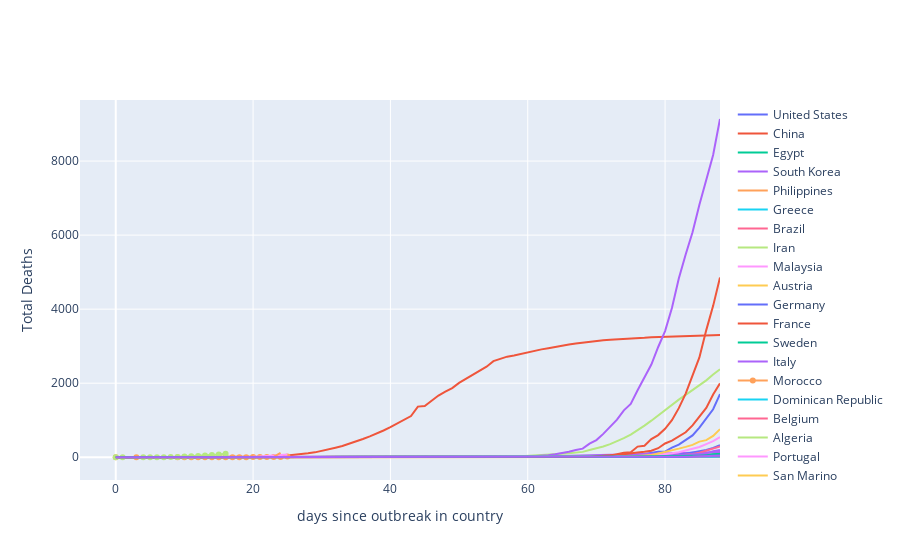

Source (notebook cell):
### Code cell
#lets make it more interactive with plotly
import plotly.graph_objects as go
traces_list = []
for item in country_list_s:
    dates = list(full_set.loc[full_set['location'] == item]['date'])
    x = [(day - dates[0]).days for day in dates]
    
    y = full_set.loc[full_set['location'] == item]['total_deaths']

    trace = go.Scatter(x=x,
            y=y,
            name = item,
            )
    traces_list.append(trace)

Layout = go.Layout(xaxis=dict(showgrid=True, zeroline=True, showticklabels=True),
                   yaxis=dict(showgrid=True, zeroline=True, showticklabels=True),
                   xaxis_title="days since outbreak in country",
                   yaxis_title="Total Deaths",
                    )

fig = go.Figure(data=traces_list, layout=Layout)
fig

### Figure 1 — Plotly figure (JSON) as saved in the notebook; plotly's stock layout.template omitted (floating-point values rounded to 4 significant figures)
{"data": [{"name": "United States", "type": "scatter", "x": [0, 1, 2, 3, 4, 5, 6, 7, 8, 9, 10, 11, 12, 13, 14, 15, 16, 17, 18, 19, 20, 21, 22, 23, 24, 25, 26, 27, 28, 29, 30, 31, 32, 33, 34, 35, 36, 37, 38, 39, 40, 41, 42, 43, 44, 45, 46, 47, 48, 49, 50, 51, 52, 53, 54, 55, 56, 57, 58, 59, 60, 61, 62, 63, 64, 65, 66, 67, 68, 69, 70, 71, 72, 73, 74, 75, 76, 77, 78, 79, 80, 81, 82, 83, 84, 85, 86, 87, 88], "y": [0, 0, 0, 0, 0, 0, 0, 0, 0, 0, 0, 0, 0, 0, 0, 0, 0, 0, 0, 0, 0, 0, 0, 0, 0, 0, 0, 0, 0, 0, 0, 0, 0, 0, 0, 0, 0, 0, 0, 0, 0, 0, 0, 0, 0, 0, 0, 0, 0, 0, 0, 0, 0, 0, 0, 0, 0, 0, 0, 0, 0, 1, 2, 6, 9, 11, 12, 14, 17, 21, 26, 28, 30, 40, 47, 57, 69, 85, 108, 150, 150, 260, 340, 471, 590, 801, 1050, 1296, 1707]}, {"name": "China", "type": "scatter", "x": [0, 1, 2, 3, 4, 5, 6, 7, 8, 9, 10, 11, 12, 13, 14, 15, 16, 17, 18, 19, 20, 21, 22, 23, 24, 25, 26, 27, 28, 29, 30, 31, 32, 33, 34, 35, 36, 37, 38, 39, 40, 41, 42, 43, 44, 45, 46, 47, 48, 49, 50, 51, 52, 53, 54, 55, 56, 57, 58, 59, 60, 61, 62, 63, 64, 65, 66, 67, 68, 69, 70, 71, 72, 73, 74, 75, 76, 77, 78, 79, 80, 81, 82, 83, 84, 85, 86, 87, 88], "y": [0, 0, 0, 0, 0, 0, 0, 0, 0, 0, 0, 1, 1, 1, 1, 2, 2, 2, 2, 3, 3, 6, 17, 17, 26, 41, 56, 81, 106, 132, 170, 213, 259, 304, 361, 426, 492, 564, 637, 723, 812, 909, 1017, 1114, 1368, 1381, 1524, 1666, 1771, 1869, 2008, 2120, 2238, 2347, 2445, 2595, 2665, 2717, 2746, 2790, 2837, 2872, 2914, 2946, 2983, 3014, 3044, 3072, 3099, 3122, 3139, 3161, 3172, 3179, 3194, 3203, 3217, 3226, 3242, 3250, 3254, 3261, 3267, 3276, 3283, 3287, 3293, 3298, 3301]}, {"name": "Egypt", "type": "scatter", "x": [0, 1, 2, 3, 4, 5, 6, 7, 8, 9, 10, 11, 12, 13, 14, 15, 16, 17, 18, 19, 20, 21, 22, 23, 24, 25, 26, 27, 28, 29, 30, 31, 32, 33, 34, 35, 36, 37, 38, 39, 40, 41, 42, 43, 44, 45, 46, 47, 48, 49, 50, 51, 52, 53, 54, 55, 56, 57, 58, 59, 60, 61, 62, 66, 67, 69, 70, 71, 72, 73, 74, 75, 76, 77, 78, 79, 80, 81, 82, 83, 84, 85, 86, 87, 88], "y": [0, 0, 0, 0, 0, 0, 0, 0, 0, 0, 0, 0, 0, 0, 0, 0, 0, 0, 0, 0, 0, 0, 0, 0, 0, 0, 0, 0, 0, 0, 0, 0, 0, 0, 0, 0, 0, 0, 0, 0, 0, 0, 0, 0, 0, 0, 0, 0, 0, 0, 0, 0, 0, 0, 0, 0, 0, 0, 0, 0, 0, 0, 0, 0, 0, 1, 1, 1, 1, 2, 2, 2, 2, 2, 4, 6, 6, 7, 8, 10, 14, 19, 21, 21, 24]}, {"name": "South Korea", "type": "scatter", "x": [0, 1, 2, 3, 4, 5, 6, 7, 8, 9, 10, 11, 12, 13, 14, 15, 16, 17, 18, 19, 20, 21, 22, 23, 24, 25, 26, 27, 28, 29, 30, 31, 32, 33, 34, 35, 36, 37, 38, 39, 40, 41, 42, 43, 44, 45, 46, 47, 48, 49, 50, 51, 52, 53, 54, 55, 56, 57, 58, 59, 60, 61, 62, 63, 64, 65, 66, 67, 68, 69, 70, 71, 72, 73, 74, 75, 76, 77, 78, 79, 80, 81, 82, 83, 84, 85, 86, 87, 88], "y": [0, 0, 0, 0, 0, 0, 0, 0, 0, 0, 0, 0, 0, 0, 0, 0, 0, 0, 0, 0, 0, 0, 0, 0, 0, 0, 0, 0, 0, 0, 0, 0, 0, 0, 0, 0, 0, 0, 0, 0, 0, 0, 0, 0, 0, 0, 0, 0, 0, 0, 0, 0, 1, 2, 5, 7, 8, 11, 12, 13, 16, 17, 22, 28, 32, 35, 42, 44, 50, 51, 54, 60, 66, 67, 72, 75, 75, 81, 86, 91, 100, 103, 104, 113, 120, 126, 131, 139, 144]}, {"name": "Philippines", "type": "scatter", "x": [0, 1, 2, 3, 4, 5, 6, 7, 8, 9, 10, 11, 12, 13, 14, 15, 16, 17, 18, 19, 20, 21, 22, 23, 24, 25, 26, 27, 28, 29, 30, 31, 32, 33, 34, 35, 36, 37, 38, 39, 40, 41, 42, 43, 44, 45, 46, 47, 48, 49, 50, 51, 52, 53, 54, 55, 56, 57, 58, 59, 60, 61, 62, 67, 68, 69, 70, 71, 72, 73, 74, 75, 76, 77, 78, 79, 80, 81, 82, 83, 84, 85, 86, 87, 88], "y": [0, 0, 0, 0, 0, 0, 0, 0, 0, 0, 0, 0, 0, 0, 0, 0, 0, 0, 0, 0, 0, 0, 0, 0, 0, 0, 0, 0, 0, 0, 0, 0, 0, 1, 1, 1, 1, 1, 1, 1, 1, 1, 1, 1, 1, 1, 1, 1, 1, 1, 1, 1, 1, 1, 1, 1, 1, 1, 1, 1, 1, 1, 1, 1, 1, 1, 1, 1, 2, 2, 6, 6, 12, 12, 14, 17, 18, 18, 25, 25, 33, 35, 38, 45, 54]}, {"name": "Greece", "type": "scatter", "x": [0, 1, 2, 3, 4, 5, 6, 7, 8, 9, 10, 11, 12, 13, 14, 15, 16, 17, 18, 19, 20, 21, 22, 23, 24, 25, 26, 27, 28, 29, 30, 31, 32, 33, 34, 35, 36, 37, 38, 39, 40, 41, 42, 43, 44, 45, 46, 47, 48, 49, 50, 51, 52, 53, 54, 55, 56, 57, 58, 59, 60, 61, 62, 65, 66, 67, 68, 69, 70, 71, 72, 73, 74, 75, 76, 77, 78, 79, 80, 81, 82, 83, 84, 85, 86, 87, 88], "y": [0, 0, 0, 0, 0, 0, 0, 0, 0, 0, 0, 0, 0, 0, 0, 0, 0, 0, 0, 0, 0, 0, 0, 0, 0, 0, 0, 0, 0, 0, 0, 0, 0, 0, 0, 0, 0, 0, 0, 0, 0, 0, 0, 0, 0, 0, 0, 0, 0, 0, 0, 0, 0, 0, 0, 0, 0, 0, 0, 0, 0, 0, 0, 0, 0, 0, 0, 0, 0, 0, 1, 1, 1, 3, 4, 4, 5, 5, 5, 8, 13, 15, 17, 20, 22, 26, 28]}, {"name": "Brazil", "type": "scatter", "x": [0, 1, 2, 3, 4, 5, 6, 7, 8, 9, 10, 11, 12, 13, 14, 15, 16, 17, 18, 19, 20, 21, 22, 23, 24, 25, 26, 27, 28, 29, 30, 31, 32, 33, 34, 35, 36, 37, 38, 39, 40, 41, 42, 43, 44, 45, 46, 47, 48, 49, 50, 51, 52, 53, 54, 55, 56, 57, 58, 59, 60, 61, 62, 65, 66, 67, 68, 69, 71, 72, 73, 74, 75, 76, 77, 78, 79, 80, 81, 82, 83, 84, 85, 86, 87, 88], "y": [0, 0, 0, 0, 0, 0, 0, 0, 0, 0, 0, 0, 0, 0, 0, 0, 0, 0, 0, 0, 0, 0, 0, 0, 0, 0, 0, 0, 0, 0, 0, 0, 0, 0, 0, 0, 0, 0, 0, 0, 0, 0, 0, 0, 0, 0, 0, 0, 0, 0, 0, 0, 0, 0, 0, 0, 0, 0, 0, 0, 0, 0, 0, 0, 0, 0, 0, 0, 0, 0, 0, 0, 0, 0, 0, 1, 4, 6, 11, 18, 25, 34, 46, 57, 77, 92]}, {"name": "Iran", "type": "scatter", "x": [0, 1, 2, 3, 4, 5, 6, 7, 8, 9, 10, 11, 12, 13, 14, 15, 16, 17, 18, 19, 20, 21, 22, 23, 24, 25, 26, 27, 28, 29, 30, 31, 32, 33, 34, 35, 36, 37, 38, 39, 40, 41, 42, 43, 44, 45, 46, 47, 48, 49, 50, 51, 52, 53, 54, 55, 56, 57, 58, 59, 60, 61, 62, 63, 64, 65, 66, 67, 68, 69, 70, 71, 72, 73, 74, 75, 76, 77, 78, 79, 80, 81, 82, 83, 84, 85, 86, 87, 88], "y": [0, 0, 0, 0, 0, 0, 0, 0, 0, 0, 0, 0, 0, 0, 0, 0, 0, 0, 0, 0, 0, 0, 0, 0, 0, 0, 0, 0, 0, 0, 0, 0, 0, 0, 0, 0, 0, 0, 0, 0, 0, 0, 0, 0, 0, 0, 0, 0, 0, 0, 0, 2, 2, 4, 5, 8, 12, 15, 19, 26, 34, 43, 54, 66, 77, 92, 107, 124, 145, 194, 237, 291, 354, 429, 514, 611, 724, 853, 988, 1135, 1284, 1433, 1556, 1685, 1812, 1934, 2077, 2234, 2378]}, {"name": "Malaysia", "type": "scatter", "x": [0, 1, 2, 3, 4, 5, 6, 7, 8, 9, 10, 11, 12, 13, 14, 15, 16, 17, 18, 19, 20, 21, 22, 23, 24, 25, 26, 27, 28, 29, 30, 31, 32, 33, 34, 35, 36, 37, 38, 39, 40, 41, 42, 43, 44, 45, 46, 47, 48, 49, 50, 51, 52, 53, 54, 55, 56, 57, 58, 59, 60, 61, 62, 64, 65, 66, 67, 68, 69, 70, 71, 72, 73, 74, 75, 76, 77, 78, 79, 80, 81, 82, 83, 84, 85, 86, 87, 88], "y": [0, 0, 0, 0, 0, 0, 0, 0, 0, 0, 0, 0, 0, 0, 0, 0, 0, 0, 0, 0, 0, 0, 0, 0, 0, 0, 0, 0, 0, 0, 0, 0, 0, 0, 0, 0, 0, 0, 0, 0, 0, 0, 0, 0, 0, 0, 0, 0, 0, 0, 0, 0, 0, 0, 0, 0, 0, 0, 0, 0, 0, 0, 0, 0, 0, 0, 0, 0, 0, 0, 0, 0, 0, 0, 0, 0, 0, 2, 2, 2, 2, 4, 10, 14, 15, 19, 23, 26]}, {"name": "Austria", "type": "scatter", "x": [0, 1, 2, 3, 4, 5, 6, 7, 8, 9, 10, 11, 12, 13, 14, 15, 16, 17, 18, 19, 20, 21, 22, 23, 24, 25, 26, 27, 28, 29, 30, 31, 32, 33, 34, 35, 36, 37, 38, 39, 40, 41, 42, 43, 44, 45, 46, 47, 48, 49, 50, 51, 52, 53, 54, 55, 56, 57, 58, 59, 60, 61, 62, 63, 64, 65, 66, 67, 68, 69, 70, 71, 72, 73, 74, 75, 76, 77, 78, 79, 80, 81, 82, 83, 84, 85, 86, 87, 88], "y": [0, 0, 0, 0, 0, 0, 0, 0, 0, 0, 0, 0, 0, 0, 0, 0, 0, 0, 0, 0, 0, 0, 0, 0, 0, 0, 0, 0, 0, 0, 0, 0, 0, 0, 0, 0, 0, 0, 0, 0, 0, 0, 0, 0, 0, 0, 0, 0, 0, 0, 0, 0, 0, 0, 0, 0, 0, 0, 0, 0, 0, 0, 0, 0, 0, 0, 0, 0, 0, 0, 0, 0, 0, 1, 1, 1, 1, 3, 3, 4, 6, 6, 8, 16, 25, 30, 34, 52, 68]}, {"name": "Germany", "type": "scatter", "x": [0, 1, 2, 3, 4, 5, 6, 7, 8, 9, 10, 11, 12, 13, 14, 15, 16, 17, 18, 19, 20, 21, 22, 23, 24, 25, 26, 27, 28, 29, 30, 31, 32, 33, 34, 35, 36, 37, 38, 39, 40, 41, 42, 43, 44, 45, 46, 47, 48, 49, 50, 51, 52, 53, 54, 55, 56, 57, 58, 59, 60, 61, 62, 63, 64, 65, 66, 67, 68, 69, 70, 71, 72, 73, 74, 75, 76, 77, 78, 79, 80, 81, 82, 83, 84, 85, 86, 87, 88], "y": [0, 0, 0, 0, 0, 0, 0, 0, 0, 0, 0, 0, 0, 0, 0, 0, 0, 0, 0, 0, 0, 0, 0, 0, 0, 0, 0, 0, 0, 0, 0, 0, 0, 0, 0, 0, 0, 0, 0, 0, 0, 0, 0, 0, 0, 0, 0, 0, 0, 0, 0, 0, 0, 0, 0, 0, 0, 0, 0, 0, 0, 0, 0, 0, 0, 0, 0, 0, 0, 0, 2, 2, 3, 5, 5, 8, 12, 13, 13, 13, 43, 45, 67, 94, 126, 149, 198, 253, 325]}, {"name": "France", "type": "scatter", "x": [0, 1, 2, 3, 4, 5, 6, 7, 8, 9, 10, 11, 12, 13, 14, 15, 16, 17, 18, 19, 20, 21, 22, 23, 24, 25, 26, 27, 28, 29, 30, 31, 32, 33, 34, 35, 36, 37, 38, 39, 40, 41, 42, 43, 44, 45, 46, 47, 48, 49, 50, 51, 52, 53, 54, 55, 56, 57, 58, 59, 60, 61, 62, 63, 64, 65, 66, 67, 68, 69, 70, 71, 72, 73, 74, 75, 76, 77, 78, 79, 80, 81, 82, 83, 84, 85, 86, 87, 88], "y": [0, 0, 0, 0, 0, 0, 0, 0, 0, 0, 0, 0, 0, 0, 0, 0, 0, 0, 0, 0, 0, 0, 0, 0, 0, 0, 0, 0, 0, 0, 0, 0, 0, 0, 0, 0, 0, 0, 0, 0, 0, 0, 0, 0, 0, 0, 1, 1, 1, 1, 1, 1, 1, 1, 1, 1, 1, 1, 2, 2, 2, 2, 2, 3, 4, 4, 7, 9, 10, 19, 30, 33, 48, 61, 79, 91, 127, 148, 175, 244, 372, 450, 562, 674, 860, 1100, 1331, 1696, 1995]}, {"name": "Sweden", "type": "scatter", "x": [0, 1, 2, 3, 4, 5, 6, 7, 8, 9, 10, 11, 12, 13, 14, 15, 16, 17, 18, 19, 20, 21, 22, 23, 24, 25, 26, 27, 28, 29, 30, 31, 32, 33, 34, 35, 36, 37, 38, 39, 40, 41, 42, 43, 44, 45, 46, 47, 48, 49, 50, 51, 52, 53, 54, 55, 56, 57, 58, 59, 60, 61, 62, 63, 64, 65, 66, 67, 68, 69, 70, 71, 72, 73, 74, 75, 76, 77, 78, 79, 80, 81, 82, 83, 84, 85, 86, 87, 88], "y": [0, 0, 0, 0, 0, 0, 0, 0, 0, 0, 0, 0, 0, 0, 0, 0, 0, 0, 0, 0, 0, 0, 0, 0, 0, 0, 0, 0, 0, 0, 0, 0, 0, 0, 0, 0, 0, 0, 0, 0, 0, 0, 0, 0, 0, 0, 0, 0, 0, 0, 0, 0, 0, 0, 0, 0, 0, 0, 0, 0, 0, 0, 0, 0, 0, 0, 0, 0, 0, 0, 0, 0, 1, 1, 1, 1, 3, 7, 8, 10, 10, 16, 20, 21, 25, 36, 42, 66, 92]}, {"name": "Italy", "type": "scatter", "x": [0, 1, 2, 3, 4, 5, 6, 7, 8, 9, 10, 11, 12, 13, 14, 15, 16, 17, 18, 19, 20, 21, 22, 23, 24, 25, 26, 27, 28, 29, 30, 31, 32, 33, 34, 35, 36, 37, 38, 39, 40, 41, 42, 43, 44, 45, 46, 47, 48, 49, 50, 51, 52, 53, 54, 55, 56, 57, 58, 59, 60, 61, 62, 63, 64, 65, 66, 67, 68, 69, 70, 71, 72, 73, 74, 75, 76, 77, 78, 79, 80, 81, 82, 83, 84, 85, 86, 87, 88], "y": [0, 0, 0, 0, 0, 0, 0, 0, 0, 0, 0, 0, 0, 0, 0, 0, 0, 0, 0, 0, 0, 0, 0, 0, 0, 0, 0, 0, 0, 0, 0, 0, 0, 0, 0, 0, 0, 0, 0, 0, 0, 0, 0, 0, 0, 0, 0, 0, 0, 0, 0, 0, 0, 0, 2, 2, 6, 11, 12, 17, 21, 29, 35, 52, 80, 107, 148, 197, 233, 366, 464, 631, 827, 1016, 1268, 1441, 1811, 2158, 2505, 2978, 3407, 4032, 4827, 5476, 6077, 6820, 7505, 8165, 9136]}, {"name": "Morocco", "type": "scatter", "x": [0, 3, 9, 10, 11, 12, 13, 14, 15, 16, 17, 18, 19, 20, 21, 22, 23, 24, 25], "y": [0, 0, 1, 1, 1, 1, 1, 1, 2, 2, 2, 3, 3, 4, 4, 5, 6, 10, 23]}, {"name": "Dominican Republic", "type": "scatter", "x": [0, 1, 2, 3, 4, 5, 6, 7, 8, 9, 10, 11, 12, 13, 14, 15, 16, 17, 18, 19, 20, 21, 22, 23, 24, 25, 26, 27, 28, 29, 30, 31, 32, 33, 34, 35, 36, 37, 38, 39, 40, 41, 42, 43, 44, 45, 46, 47, 48, 49, 50, 51, 52, 53, 54, 55, 56, 57, 58, 59, 60, 61, 62, 67, 70, 74, 75, 76, 77, 78, 79, 80, 81, 82, 83, 84, 85, 86, 87, 88], "y": [0, 0, 0, 0, 0, 0, 0, 0, 0, 0, 0, 0, 0, 0, 0, 0, 0, 0, 0, 0, 0, 0, 0, 0, 0, 0, 0, 0, 0, 0, 0, 0, 0, 0, 0, 0, 0, 0, 0, 0, 0, 0, 0, 0, 0, 0, 0, 0, 0, 0, 0, 0, 0, 0, 0, 0, 0, 0, 0, 0, 0, 0, 0, 0, 0, 0, 0, 0, 0, 0, 0, 0, 2, 3, 3, 3, 6, 10, 10, 20]}, {"name": "Belgium", "type": "scatter", "x": [0, 1, 2, 3, 4, 5, 6, 7, 8, 9, 10, 11, 12, 13, 14, 15, 16, 17, 18, 19, 20, 21, 22, 23, 24, 25, 26, 27, 28, 29, 30, 31, 32, 33, 34, 35, 36, 37, 38, 39, 40, 41, 42, 43, 44, 45, 46, 47, 48, 49, 50, 51, 52, 53, 54, 55, 56, 57, 58, 59, 60, 61, 62, 63, 64, 65, 66, 67, 68, 69, 70, 71, 72, 73, 74, 75, 76, 77, 78, 79, 80, 81, 82, 83, 84, 85, 86, 87, 88], "y": [0, 0, 0, 0, 0, 0, 0, 0, 0, 0, 0, 0, 0, 0, 0, 0, 0, 0, 0, 0, 0, 0, 0, 0, 0, 0, 0, 0, 0, 0, 0, 0, 0, 0, 0, 0, 0, 0, 0, 0, 0, 0, 0, 0, 0, 0, 0, 0, 0, 0, 0, 0, 0, 0, 0, 0, 0, 0, 0, 0, 0, 0, 0, 0, 0, 0, 0, 0, 0, 0, 0, 0, 3, 3, 3, 4, 4, 5, 5, 14, 21, 37, 67, 75, 88, 122, 178, 220, 289]}, {"name": "Algeria", "type": "scatter", "x": [0, 1, 2, 3, 4, 5, 6, 7, 8, 9, 10, 11, 12, 13, 14, 15, 16, 17, 18, 19, 20, 21, 22, 23, 24, 25, 26, 27, 28, 29, 30, 31, 32, 33, 34, 35, 36, 37, 38, 39, 40, 41, 42, 43, 44, 45, 46, 47, 48, 49, 50, 51, 52, 53, 54, 55, 56, 57, 58, 59, 60, 61, 62, 64, 65, 66, 69, 72, 73, 74, 75, 76, 77, 78, 79, 80, 81, 82, 83, 84, 85, 86, 87, 88], "y": [0, 0, 0, 0, 0, 0, 0, 0, 0, 0, 0, 0, 0, 0, 0, 0, 0, 0, 0, 0, 0, 0, 0, 0, 0, 0, 0, 0, 0, 0, 0, 0, 0, 0, 0, 0, 0, 0, 0, 0, 0, 0, 0, 0, 0, 0, 0, 0, 0, 0, 0, 0, 0, 0, 0, 0, 0, 0, 0, 0, 0, 0, 0, 0, 0, 0, 0, 0, 1, 2, 2, 4, 4, 5, 6, 7, 10, 10, 15, 17, 17, 17, 21, 21]}, {"name": "Portugal", "type": "scatter", "x": [0, 1, 2, 3, 4, 5, 6, 7, 8, 9, 10, 11, 12, 13, 14, 15, 16, 17, 18, 19, 20, 21, 22, 23, 24, 25], "y": [0, 0, 0, 0, 0, 0, 0, 0, 0, 0, 0, 0, 0, 0, 0, 1, 2, 3, 6, 12, 14, 23, 33, 43, 60, 76]}, {"name": "San Marino", "type": "scatter", "x": [0, 1, 2, 3, 4, 5, 6, 7, 8, 9, 10, 11, 12, 13, 14, 15, 16, 17, 18, 19, 20, 21, 22, 23, 24, 25, 26, 27, 28, 29, 30, 31, 32, 33, 34, 35, 36, 37, 38, 39, 40, 41, 42, 43, 44, 45, 46, 47, 48, 49, 50, 51, 52, 53, 54, 55, 56, 57, 58, 59, 60, 61, 62, 64, 65, 66, 67, 68, 69, 70, 71, 72, 73, 74, 75, 76, 77, 78, 79, 80, 81, 82, 83, 84, 85, 86, 87, 88], "y": [0, 0, 0, 0, 0, 0, 0, 0, 0, 0, 0, 0, 0, 0, 0, 0, 0, 0, 0, 0, 0, 0, 0, 0, 0, 0, 0, 0, 0, 0, 0, 0, 0, 0, 0, 0, 0, 0, 0, 0, 0, 0, 0, 0, 0, 0, 0, 0, 0, 0, 0, 0, 0, 0, 0, 0, 0, 0, 0, 0, 0, 0, 1, 1, 1, 1, 1, 1, 1, 2, 2, 3, 5, 5, 5, 7, 9, 11, 14, 14, 14, 20, 20, 20, 21, 21, 21, 21]}, {"name": "Ireland", "type": "scatter", "x": [0, 1, 2, 3, 4, 5, 6, 7, 8, 9, 10, 11, 12, 13, 14, 15, 16, 17, 18, 19, 20, 21, 22, 23, 24, 25, 26, 27, 28, 29, 30, 31, 32, 33, 34, 35, 36, 37, 38, 39, 40, 41, 42, 43, 44, 45, 46, 47, 48, 49, 50, 51, 52, 53, 54, 55, 56, 57, 58, 59, 60, 61, 62, 64, 65, 66, 67, 68, 69, 71, 72, 73, 74, 75, 76, 77, 78, 79, 80, 81, 82, 83, 84, 85, 86, 87, 88], "y": [0, 0, 0, 0, 0, 0, 0, 0, 0, 0, 0, 0, 0, 0, 0, 0, 0, 0, 0, 0, 0, 0, 0, 0, 0, 0, 0, 0, 0, 0, 0, 0, 0, 0, 0, 0, 0, 0, 0, 0, 0, 0, 0, 0, 0, 0, 0, 0, 0, 0, 0, 0, 0, 0, 0, 0, 0, 0, 0, 0, 0, 0, 0, 0, 0, 0, 0, 0, 0, 0, 1, 1, 1, 2, 2, 2, 2, 2, 3, 3, 3, 4, 6, 7, 9, 19, 22]}, {"name": "Canada", "type": "scatter", "x": [0, 1, 2, 3, 4, 5, 6, 7, 8, 9, 10, 11, 12, 13, 14, 15, 16, 17, 18, 19, 20, 21, 22, 23, 24, 25, 26, 27, 28, 29, 30, 31, 32, 33, 34, 35, 36, 37, 38, 39, 40, 41, 42, 43, 44, 45, 46, 47, 48, 49, 50, 51, 52, 53, 54, 55, 56, 57, 58, 59, 60, 61, 62, 63, 64, 65, 66, 67, 68, 69, 70, 71, 72, 73, 74, 75, 76, 77, 78, 79, 80, 81, 82, 83, 84, 85, 86, 87, 88], "y": [0, 0, 0, 0, 0, 0, 0, 0, 0, 0, 0, 0, 0, 0, 0, 0, 0, 0, 0, 0, 0, 0, 0, 0, 0, 0, 0, 0, 0, 0, 0, 0, 0, 0, 0, 0, 0, 0, 0, 0, 0, 0, 0, 0, 0, 0, 0, 0, 0, 0, 0, 0, 0, 0, 0, 0, 0, 0, 0, 0, 0, 0, 0, 0, 0, 0, 0, 0, 0, 0, 1, 1, 1, 1, 1, 1, 1, 4, 8, 9, 10, 12, 13, 18, 24, 27, 35, 39, 53]}, {"name": "Indonesia", "type": "scatter", "x": [0, 1, 2, 3, 4, 5, 6, 7, 8, 9, 10, 11, 12, 13, 14, 15, 16, 17, 18, 19, 20, 21, 22, 23, 24, 25, 26, 27, 28, 29, 30, 31, 32, 33, 34, 35, 36, 37, 38, 39, 40, 41, 42, 43, 44, 45, 46, 47, 48, 49, 50, 51, 52, 53, 54, 55, 56, 57, 58, 59, 60, 61, 62, 67, 69, 71, 72, 74, 75, 76, 77, 78, 79, 80, 81, 82, 83, 84, 85, 86, 87, 88], "y": [0, 0, 0, 0, 0, 0, 0, 0, 0, 0, 0, 0, 0, 0, 0, 0, 0, 0, 0, 0, 0, 0, 0, 0, 0, 0, 0, 0, 0, 0, 0, 0, 0, 0, 0, 0, 0, 0, 0, 0, 0, 0, 0, 0, 0, 0, 0, 0, 0, 0, 0, 0, 0, 0, 0, 0, 0, 0, 0, 0, 0, 0, 0, 0, 0, 0, 1, 4, 4, 5, 5, 5, 5, 19, 25, 38, 48, 49, 55, 58, 78, 87]}, {"name": "Switzerland", "type": "scatter", "x": [0, 1, 2, 3, 4, 5, 6, 7, 8, 9, 10, 11, 12, 13, 14, 15, 16, 17, 18, 19, 20, 21, 22, 23, 24, 25, 26, 27, 28, 29, 30, 31, 32, 33, 34, 35, 36, 37, 38, 39, 40, 41, 42, 43, 44, 45, 46, 47, 48, 49, 50, 51, 52, 53, 54, 55, 56, 57, 58, 59, 60, 61, 62, 63, 64, 65, 66, 67, 68, 69, 70, 71, 72, 73, 74, 75, 76, 77, 78, 79, 80, 81, 82, 83, 84, 85, 86, 87, 88], "y": [0, 0, 0, 0, 0, 0, 0, 0, 0, 0, 0, 0, 0, 0, 0, 0, 0, 0, 0, 0, 0, 0, 0, 0, 0, 0, 0, 0, 0, 0, 0, 0, 0, 0, 0, 0, 0, 0, 0, 0, 0, 0, 0, 0, 0, 0, 0, 0, 0, 0, 0, 0, 0, 0, 0, 0, 0, 0, 0, 0, 0, 0, 0, 0, 0, 0, 1, 1, 1, 2, 2, 3, 4, 4, 7, 11, 13, 14, 19, 21, 33, 43, 56, 60, 66, 86, 103, 161, 197]}, {"name": "Argentina", "type": "scatter", "x": [0, 2, 3, 4, 5, 7, 9, 10, 11, 12, 13, 14, 15, 16, 17, 18, 19, 20, 21, 22, 23, 24], "y": [0, 0, 0, 1, 1, 1, 1, 2, 2, 2, 2, 2, 2, 3, 3, 4, 4, 4, 6, 8, 12, 117]}, {"name": "Romania", "type": "scatter", "x": [0, 1, 2, 3, 4, 5, 6, 7, 8, 9, 10, 11, 12, 13, 14, 15, 16, 17, 18, 19, 20, 21, 22, 23, 24, 25, 26, 27, 28, 29, 30, 31, 32, 33, 34, 35, 36, 37, 38, 39, 40, 41, 42, 43, 44, 45, 46, 47, 48, 49, 50, 51, 52, 53, 54, 55, 56, 57, 58, 59, 60, 61, 62, 64, 66, 67, 68, 69, 70, 71, 72, 73, 74, 75, 76, 77, 78, 79, 80, 81, 82, 83, 84, 85, 86, 87, 88], "y": [0, 0, 0, 0, 0, 0, 0, 0, 0, 0, 0, 0, 0, 0, 0, 0, 0, 0, 0, 0, 0, 0, 0, 0, 0, 0, 0, 0, 0, 0, 0, 0, 0, 0, 0, 0, 0, 0, 0, 0, 0, 0, 0, 0, 0, 0, 0, 0, 0, 0, 0, 0, 0, 0, 0, 0, 0, 0, 0, 0, 0, 0, 0, 0, 0, 0, 0, 0, 0, 0, 0, 0, 0, 0, 0, 0, 0, 0, 0, 0, 0, 2, 7, 11, 13, 17, 24]}, {"name": "Iraq", "type": "scatter", "x": [0, 1, 2, 3, 4, 5, 6, 7, 8, 9, 10, 11, 12, 13, 14, 15, 16, 17, 18, 19, 20, 21, 22, 23, 24, 25, 26, 27, 28, 29, 30, 31, 32, 33, 34, 35, 36, 37, 38, 39, 40, 41, 42, 43, 44, 45, 46, 47, 48, 49, 50, 51, 52, 53, 54, 55, 56, 57, 58, 59, 60, 61, 62, 63, 64, 65, 66, 68, 69, 71, 72, 73, 74, 75, 76, 77, 78, 79, 80, 81, 82, 83, 84, 85, 86, 87, 88], "y": [0, 0, 0, 0, 0, 0, 0, 0, 0, 0, 0, 0, 0, 0, 0, 0, 0, 0, 0, 0, 0, 0, 0, 0, 0, 0, 0, 0, 0, 0, 0, 0, 0, 0, 0, 0, 0, 0, 0, 0, 0, 0, 0, 0, 0, 0, 0, 0, 0, 0, 0, 0, 0, 0, 0, 0, 0, 0, 0, 0, 0, 0, 0, 0, 0, 0, 2, 2, 6, 6, 8, 8, 9, 9, 9, 9, 11, 12, 12, 14, 17, 20, 23, 27, 29, 36, 40]}, {"name": "Turkey", "type": "scatter", "x": [0, 1, 4, 5, 6, 7, 8, 9, 10, 11, 12, 13, 14, 15, 16], "y": [0, 0, 0, 0, 0, 1, 4, 9, 21, 30, 37, 44, 59, 75, 92]}, {"name": "Netherlands", "type": "scatter", "x": [0, 1, 2, 3, 4, 5, 6, 7, 8, 9, 10, 11, 12, 13, 14, 15, 16, 17, 18, 19, 20, 21, 22, 23, 24, 25, 26, 27, 28, 29, 30, 31, 32, 33, 34, 35, 36, 37, 38, 39, 40, 41, 42, 43, 44, 45, 46, 47, 48, 49, 50, 51, 52, 53, 54, 55, 56, 57, 58, 59, 60, 61, 62, 63, 64, 65, 66, 67, 68, 69, 70, 71, 72, 73, 74, 75, 76, 77, 78, 79, 80, 81, 82, 83, 84, 85, 86, 87, 88], "y": [0, 0, 0, 0, 0, 0, 0, 0, 0, 0, 0, 0, 0, 0, 0, 0, 0, 0, 0, 0, 0, 0, 0, 0, 0, 0, 0, 0, 0, 0, 0, 0, 0, 0, 0, 0, 0, 0, 0, 0, 0, 0, 0, 0, 0, 0, 0, 0, 0, 0, 0, 0, 0, 0, 0, 0, 0, 0, 0, 0, 0, 0, 0, 0, 0, 0, 0, 1, 1, 3, 3, 4, 5, 5, 5, 12, 20, 24, 43, 58, 76, 106, 136, 179, 213, 276, 356, 434, 546]}, {"name": "United Kingdom", "type": "scatter", "x": [0, 1, 2, 3, 4, 5, 6, 7, 8, 9, 10, 11, 12, 13, 14, 15, 16, 17, 18, 19, 20, 21, 22, 23, 24, 25, 26, 27, 28, 29, 30, 31, 32, 33, 34, 35, 36, 37, 38, 39, 40, 41, 42, 43, 44, 45, 46, 47, 48, 49, 50, 51, 52, 53, 54, 55, 56, 57, 58, 59, 60, 61, 62, 63, 64, 65, 66, 67, 68, 69, 70, 71, 72, 73, 74, 75, 76, 77, 78, 79, 80, 81, 82, 83, 84, 85, 86, 87, 88], "y": [0, 0, 0, 0, 0, 0, 0, 0, 0, 0, 0, 0, 0, 0, 0, 0, 0, 0, 0, 0, 0, 0, 0, 0, 0, 0, 0, 0, 0, 0, 0, 0, 0, 0, 0, 0, 0, 0, 0, 0, 0, 0, 0, 0, 0, 0, 0, 0, 0, 0, 0, 0, 0, 0, 0, 0, 0, 0, 0, 0, 0, 0, 0, 0, 0, 0, 1, 1, 2, 3, 5, 6, 6, 10, 10, 21, 35, 55, 60, 103, 144, 177, 233, 281, 335, 422, 463, 578, 759]}, {"name": "Denmark", "type": "scatter", "x": [0, 1, 2, 3, 4, 5, 6, 7, 8, 9, 10, 11, 12, 13, 14, 15, 16, 17, 18, 19, 20, 21, 22, 23, 24, 25, 26, 27, 28, 29, 30, 31, 32, 33, 34, 35, 36, 37, 38, 39, 40, 41, 42, 43, 44, 45, 46, 47, 48, 49, 50, 51, 52, 53, 54, 55, 56, 57, 58, 59, 60, 61, 62, 63, 64, 65, 66, 67, 68, 69, 70, 71, 72, 73, 74, 75, 76, 77, 78, 79, 80, 81, 82, 83, 84, 85, 86, 87, 88], "y": [0, 0, 0, 0, 0, 0, 0, 0, 0, 0, 0, 0, 0, 0, 0, 0, 0, 0, 0, 0, 0, 0, 0, 0, 0, 0, 0, 0, 0, 0, 0, 0, 0, 0, 0, 0, 0, 0, 0, 0, 0, 0, 0, 0, 0, 0, 0, 0, 0, 0, 0, 0, 0, 0, 0, 0, 0, 0, 0, 0, 0, 0, 0, 0, 0, 0, 0, 0, 0, 0, 0, 0, 0, 0, 0, 0, 1, 1, 4, 4, 6, 9, 13, 13, 24, 32, 34, 41, 52]}, {"name": "Spain", "type": "scatter", "x": [0, 1, 2, 3, 4, 5, 6, 7, 8, 9, 10, 11, 12, 13, 14, 15, 16, 17, 18, 19, 20, 21, 22, 23, 24, 25, 26, 27, 28, 29, 30, 31, 32, 33, 34, 35, 36, 37, 38, 39, 40, 41, 42, 43, 44, 45, 46, 47, 48, 49, 50, 51, 52, 53, 54, 55, 56, 57, 58, 59, 60, 61, 62, 63, 64, 65, 66, 67, 68, 69, 70, 71, 72, 73, 74, 75, 76, 77, 78, 79, 80, 81, 82, 83, 84, 85, 86, 87, 88], "y": [0, 0, 0, 0, 0, 0, 0, 0, 0, 0, 0, 0, 0, 0, 0, 0, 0, 0, 0, 0, 0, 0, 0, 0, 0, 0, 0, 0, 0, 0, 0, 0, 0, 0, 0, 0, 0, 0, 0, 0, 0, 0, 0, 0, 0, 0, 0, 0, 0, 0, 0, 0, 0, 0, 0, 0, 0, 0, 0, 0, 0, 0, 0, 0, 0, 1, 3, 5, 5, 5, 28, 35, 47, 84, 121, 136, 288, 309, 491, 598, 767, 1002, 1326, 1720, 2182, 2696, 3434, 4089, 4858]}, {"name": "Japan", "type": "scatter", "x": [0, 1, 2, 3, 4, 5, 6, 7, 8, 9, 10, 11, 12, 13, 14, 15, 16, 17, 18, 19, 20, 21, 22, 23, 24, 25, 26, 27, 28, 29, 30, 31, 32, 33, 34, 35, 36, 37, 38, 39, 40, 41, 42, 43, 44, 45, 46, 47, 48, 49, 50, 51, 52, 53, 54, 55, 56, 57, 58, 59, 60, 61, 62, 63, 64, 65, 66, 67, 68, 69, 70, 71, 72, 73, 74, 75, 76, 77, 78, 79, 80, 81, 82, 83, 84, 85, 86, 87, 88], "y": [0, 0, 0, 0, 0, 0, 0, 0, 0, 0, 0, 0, 0, 0, 0, 0, 0, 0, 0, 0, 0, 0, 0, 0, 0, 0, 0, 0, 0, 0, 0, 0, 0, 0, 0, 0, 0, 0, 0, 0, 0, 0, 0, 0, 1, 1, 1, 1, 1, 1, 1, 1, 1, 1, 1, 1, 1, 1, 3, 3, 3, 5, 6, 6, 6, 6, 6, 6, 6, 7, 9, 12, 15, 19, 21, 22, 24, 28, 28, 29, 33, 35, 36, 41, 42, 43, 45, 46, 49]}, {"name": "Ecuador", "type": "scatter", "x": [0, 1, 2, 3, 4, 5, 6, 7, 8, 9, 10, 11, 12, 13, 14, 15, 16, 17, 18, 19, 20, 21, 22, 23, 24, 25, 26, 27, 28, 29, 30, 31, 32, 33, 34, 35, 36, 37, 38, 39, 40, 41, 42, 43, 44, 45, 46, 47, 48, 49, 50, 51, 52, 53, 54, 55, 56, 57, 58, 59, 60, 61, 62, 63, 65, 66, 69, 70, 71, 74, 75, 76, 77, 78, 79, 80, 81, 82, 83, 84, 85, 86, 87, 88], "y": [0, 0, 0, 0, 0, 0, 0, 0, 0, 0, 0, 0, 0, 0, 0, 0, 0, 0, 0, 0, 0, 0, 0, 0, 0, 0, 0, 0, 0, 0, 0, 0, 0, 0, 0, 0, 0, 0, 0, 0, 0, 0, 0, 0, 0, 0, 0, 0, 0, 0, 0, 0, 0, 0, 0, 0, 0, 0, 0, 0, 0, 0, 0, 0, 0, 0, 0, 0, 0, 1, 2, 2, 2, 2, 3, 3, 7, 7, 14, 18, 27, 29, 34, 41]}], "layout": {"xaxis": {"showgrid": true, "showticklabels": true, "title": {"text": "days since outbreak in country"}, "zeroline": true}, "yaxis": {"showgrid": true, "showticklabels": true, "title": {"text": "Total Deaths"}, "zeroline": true}}}
